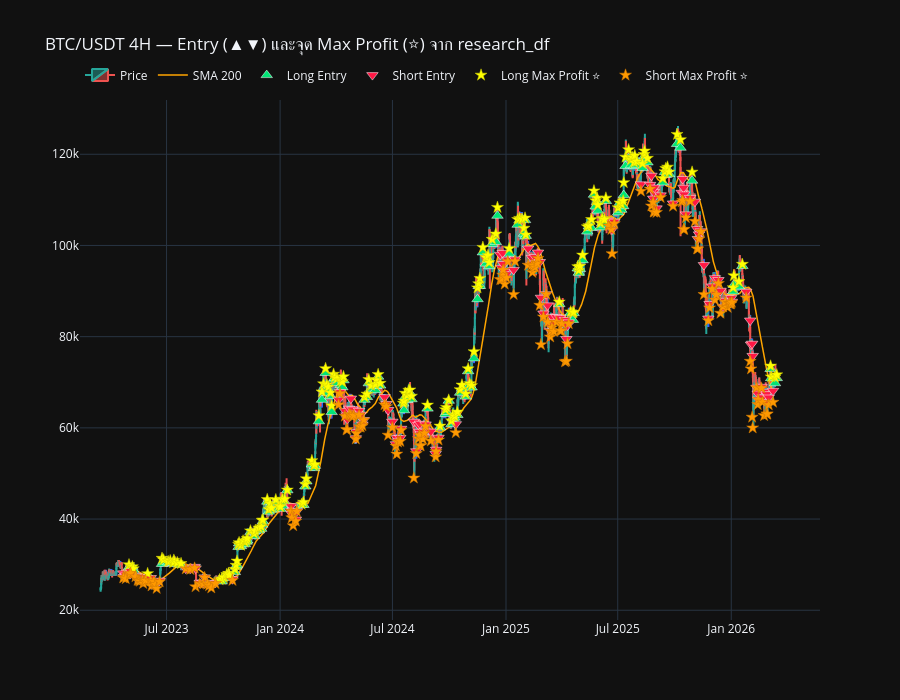

The code cell stored with this chart in its notebook:
### Code cell
# --- พล็อตจุด Entry จาก research_df ลงบนกราฟแท่งเทียน ---

fig = go.Figure()

# 1. วาดแท่งเทียนทั้งหมด
fig.add_trace(go.Candlestick(
    x=df.index,
    open=df['Open'], high=df['High'],
    low=df['Low'], close=df['Close'],
    name='Price',
    increasing_line_color='#26a69a',
    decreasing_line_color='#ef5350'
))

# 2. วาดเส้น SMA 200
fig.add_trace(go.Scatter(
    x=df.index, y=df['SMA_200'],
    mode='lines',
    line=dict(color='orange', width=1.5),
    name='SMA 200'
))


# 3. แยก research_df เป็น Long / Short
long_df  = research_df[research_df['Trend'] == 'Long'].copy()
short_df = research_df[research_df['Trend'] == 'Short'].copy()

# คำนวณระดับราคา Max Profit สูงสุดที่เคยแตะ
# Long: ราคาวิ่งขึ้นไปสูงสุด = Box_Center + Max_Profit_Dist
# Short: ราคาวิ่งลงไปต่ำสุด = Box_Center - Max_Profit_Dist
long_df['Max_Price_Level']  = long_df['Box_Center']  + long_df['Max_Profit_Dist']
short_df['Max_Price_Level'] = short_df['Box_Center'] - short_df['Max_Profit_Dist']

# 4. วาดจุด Long Entry (สีเขียว ▲)
fig.add_trace(go.Scatter(
    x=long_df['End_Time'], y=long_df['Box_Center'],
    mode='markers',
    marker=dict(symbol='triangle-up', color='#00e676', size=10,
                line=dict(color='white', width=0.5)),
    name='Long Entry',
    customdata=long_df[['Box_Range', 'Max_Profit_Dist', 'Hit_SL', 'Final_Result', 'RR_Ratio']].values,
    hovertemplate=(
        '<b>LONG Entry</b><br>Time: %{x}<br>Box Center: %{y:,.2f}<br>'
        'Box Range: %{customdata[0]:,.2f}<br>Max Profit Dist: %{customdata[1]:,.2f}<br>'
        'Hit SL: %{customdata[2]}<br>Final Result: %{customdata[3]:,.2f}<br>'
        'RR Ratio: %{customdata[4]:.2f}<extra></extra>'
    )
))

# 5. วาดจุด Short Entry (สีแดง ▼)
fig.add_trace(go.Scatter(
    x=short_df['End_Time'], y=short_df['Box_Center'],
    mode='markers',
    marker=dict(symbol='triangle-down', color='#ff1744', size=10,
                line=dict(color='white', width=0.5)),
    name='Short Entry',
    customdata=short_df[['Box_Range', 'Max_Profit_Dist', 'Hit_SL', 'Final_Result', 'RR_Ratio']].values,
    hovertemplate=(
        '<b>SHORT Entry</b><br>Time: %{x}<br>Box Center: %{y:,.2f}<br>'
        'Box Range: %{customdata[0]:,.2f}<br>Max Profit Dist: %{customdata[1]:,.2f}<br>'
        'Hit SL: %{customdata[2]}<br>Final Result: %{customdata[3]:,.2f}<br>'
        'RR Ratio: %{customdata[4]:.2f}<extra></extra>'
    )
))

# 6. ⭐ จุด Max Profit ของ Long (จุดสูงสุดที่ราคาเคยวิ่งขึ้นไปถึง)
fig.add_trace(go.Scatter(
    x=long_df['End_Time'], y=long_df['Max_Price_Level'],
    mode='markers',
    marker=dict(symbol='star', color='#ffff00', size=9,
                line=dict(color='#cccc00', width=0.5)),
    name='Long Max Profit ⭐',
    customdata=long_df[['Box_Center', 'Max_Profit_Dist', 'RR_Ratio']].values,
    hovertemplate=(
        '<b>⭐ Long Max Profit</b><br>Time: %{x}<br>'
        'Max Price: %{y:,.2f}<br>'
        'Entry (Center): %{customdata[0]:,.2f}<br>'
        'Distance: %{customdata[1]:,.2f}<br>'
        'RR Ratio: %{customdata[2]:.2f}<extra></extra>'
    )
))

# 7. ⭐ จุด Max Profit ของ Short (จุดต่ำสุดที่ราคาเคยวิ่งลงไปถึง)
fig.add_trace(go.Scatter(
    x=short_df['End_Time'], y=short_df['Max_Price_Level'],
    mode='markers',
    marker=dict(symbol='star', color='#ff9900', size=9,
                line=dict(color='#cc7700', width=0.5)),
    name='Short Max Profit ⭐',
    customdata=short_df[['Box_Center', 'Max_Profit_Dist', 'RR_Ratio']].values,
    hovertemplate=(
        '<b>⭐ Short Max Profit</b><br>Time: %{x}<br>'
        'Min Price: %{y:,.2f}<br>'
        'Entry (Center): %{customdata[0]:,.2f}<br>'
        'Distance: %{customdata[1]:,.2f}<br>'
        'RR Ratio: %{customdata[2]:.2f}<extra></extra>'
    )
))


plot_df['BoxGroup'] = (plot_df['InBox'] != plot_df['InBox'].shift()).cumsum()
boxes = plot_df[plot_df['InBox'] == True].groupby('BoxGroup')

for name, group in boxes:
    if len(group) >= 1:
        # 1. ข้อมูลของกล่องสีน้ำเงิน (เริ่มจากแท่งที่ 4 เป็นต้นไป)
        start_time_blue = group.index[0]
        end_time_blue = group.index[-1]
        top = group['BoxTop'].iloc[0]
        bottom = group['BoxBottom'].iloc[0]
        
        # 2. คำนวณหาจุดเริ่มต้นของกล่องสีแดง (ย้อนกลับไป lookback-1 แท่ง)
        # หาตำแหน่ง index (บรรทัดที่เท่าไหร่) ของแท่งที่เริ่มกล่องน้ำเงิน
        idx_blue_start = plot_df.index.get_loc(start_time_blue)
        # ถอยหลังไป 3 แท่ง (หรือตามค่า lookback)
        idx_red_start = max(0, idx_blue_start - lookback + 1)
        start_time_red = plot_df.index[idx_red_start]

        # --- วาดกล่องสีแดง (ช่วงสะสม 4 แท่งแรก) ---
        fig.add_shape(
            type="rect",
            x0=start_time_red, y0=bottom, 
            x1=start_time_blue, y1=top,
            line=dict(color="rgba(255, 50, 50, 1)", width=2),   # ขอบสีแดง
            fillcolor="rgba(255, 50, 50, 0.2)",                 # พื้นหลังสีแดงโปร่งแสง
            layer="below"
        )

        # --- วาดกล่องสีน้ำเงิน (ช่วงที่ราคายังอยู่ในกรอบ รอ Breakout) ---
        fig.add_shape(
            type="rect",
            x0=start_time_blue, y0=bottom, 
            x1=end_time_blue, y1=top,
            line=dict(color="rgba(41, 98, 255, 1)", width=2),   # ขอบสีน้ำเงิน
            fillcolor="rgba(41, 98, 255, 0.2)",                 # พื้นหลังสีน้ำเงินโปร่งแสง
            layer="below"
        )

fig.update_layout(
    title='BTC/USDT 4H — Entry (▲▼) และจุด Max Profit (⭐) จาก research_df',
    template='plotly_dark',
    xaxis_rangeslider_visible=False,
    height=700,
    legend=dict(orientation='h', yanchor='bottom', y=1.02)
)
fig.show()

print(f"✅ แสดงจุดทั้งหมด {len(research_df)} จุด | Long: {len(long_df)} | Short: {len(short_df)}")
